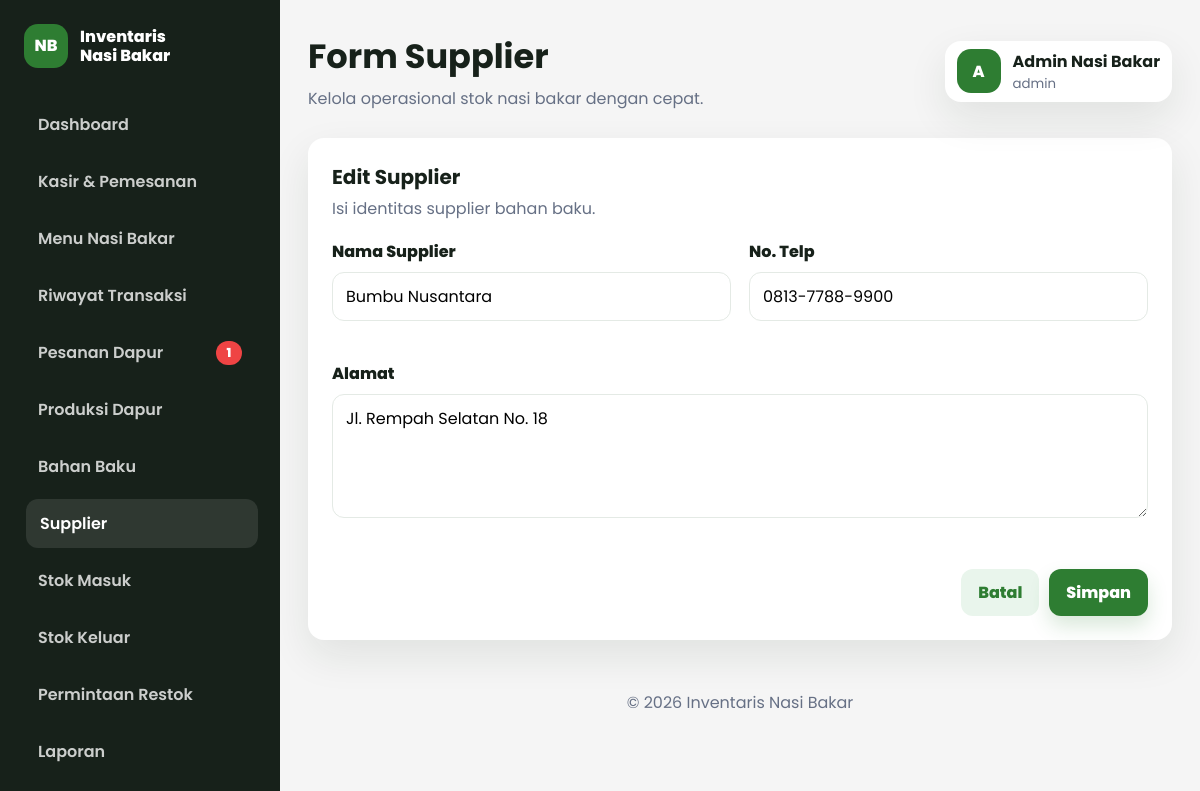
/dashboard/supplier/form.php?id=4 (signed in), run on the app's committed database.
### tables this page shows
CREATE TABLE supplier (
    id INT AUTO_INCREMENT PRIMARY KEY,
    nama_supplier VARCHAR(120) NOT NULL,
    no_telp VARCHAR(30) NOT NULL,
    alamat TEXT NOT NULL
);

### includes/functions.php (called while the page is built, shortened)
<?php
function e(?string $value): string
{
    return htmlspecialchars((string) $value, ENT_QUOTES, 'UTF-8');
}
function fetch_one_stmt(mysqli_stmt $stmt): ?array
{
    mysqli_stmt_execute($stmt);
    $result = mysqli_stmt_get_result($stmt);
    $row = mysqli_fetch_assoc($result);
    return $row ?: null;
}

### dashboard/supplier/form.php (the view, shortened to what this page needs)
<?php
require_once __DIR__ . '/../../config/koneksi.php';
require_once __DIR__ . '/../../includes/functions.php';
$id = (int) ($_GET['id'] ?? 0);
$data = ['nama_supplier' => '', 'no_telp' => '', 'alamat' => ''];
if ($id > 0) {
    $stmt = mysqli_prepare($conn, 'SELECT * FROM supplier WHERE id = ?');
    mysqli_stmt_bind_param($stmt, 'i', $id);
    $data = fetch_one_stmt($stmt) ?: $data;
}
include __DIR__ . '/../../includes/header.php';
?>
<section class="panel form-panel">
    <div class="panel-header">
        <div>
            <h2><?= $id ? 'Edit Supplier' : 'Tambah Supplier'; ?></h2>
            <p>Isi identitas supplier bahan baku.</p>
        </div>
    </div>
    <form class="data-form" action="simpan.php" method="post" data-validate>
        <div class="form-grid">
            <div class="form-group">
                <label for="nama_supplier">Nama Supplier</label>
                <input id="nama_supplier" name="nama_supplier" value="<?= e($data['nama_supplier']); ?>" required>
                <small class="error-message"></small>
            </div>
            <div class="form-group">
                <label for="no_telp">No. Telp</label>
                <input id="no_telp" name="no_telp" value="<?= e($data['no_telp']); ?>" required>
                <small class="error-message"></small>
            </div>
            <div class="form-group full">
                <label for="alamat">Alamat</label>
                <textarea id="alamat" name="alamat" rows="4" required><?= e($data['alamat']); ?></textarea>
                <small class="error-message"></small>
            </div>
        </div>
        <div class="form-actions">
            <a class="btn btn-secondary" href="index.php">Batal</a>
            <button class="btn btn-primary" type="submit">Simpan</button>
        </div>
    </form>
</section>
<?php include __DIR__ . '/../../includes/footer.php'; ?>

### assets/css/dashboard.css (style rules this page uses)
:root { --primary: #2E7D32; --primary-dark: #1B5E20; --secondary: #F5F5F5; --accent: #FFC107; --danger: #EF4444; --text: #17211A; --muted: #667085; --border: #E4EAE5; --white: #FFFFFF; --shadow: 0 16px 40px rgba(22, 39, 24, 0.09); }
* { box-sizing: border-box; }
body { margin: 0; font-family: "Poppins", sans-serif; color: var(--text); background: var(--secondary); overflow-x: hidden; }
a { color: inherit; text-decoration: none; }
button, input, textarea, select { font: inherit; }
.stat-card, .panel { border-radius: 16px; background: var(--white); box-shadow: var(--shadow); }
.panel { padding: 24px; margin-bottom: 24px; }
.panel-header { display: flex; align-items: center; justify-content: space-between; gap: 16px; margin-bottom: 18px; min-width: 0; }
.panel-header h2 { margin: 0; font-size: 1.25rem; overflow-wrap: anywhere; }
.panel-header p { margin: 4px 0 0; color: var(--muted); }
.btn, .btn-small { min-height: 44px; display: inline-flex; align-items: center; justify-content: center; border: 1px solid transparent; border-radius: 12px; padding: 10px 16px; font-weight: 800; cursor: pointer; transition: background 0.2s ease, transform 0.2s ease, box-shadow 0.2s ease; text-align: center; white-space: normal; }
.btn-primary { background: var(--primary); color: var(--white); box-shadow: 0 10px 20px rgba(46, 125, 50, 0.18); }
.btn-secondary { background: #E9F5EC; color: var(--primary); }
.data-form { width: 100%; }
.form-grid { display: grid; grid-template-columns: repeat(2, minmax(0, 1fr)); gap: 18px; }
.form-group.full { grid-column: 1 / -1; }
.form-group label { display: block; margin-bottom: 8px; font-weight: 800; }
.form-group input, .form-group select, .form-group textarea { width: 100%; min-height: 46px; border: 1px solid var(--border); border-radius: 12px; padding: 11px 13px; background: var(--white); outline: none; transition: border-color 0.2s ease, box-shadow 0.2s ease; }
.form-group textarea { resize: vertical; }
.error-message { min-height: 18px; display: block; margin-top: 4px; color: var(--danger); font-size: 0.82rem; }
.form-actions { display: flex; justify-content: flex-end; gap: 10px; margin-top: 22px; }

### data on the page
supplier: nama_supplier "Bumbu Nusantara", no_telp "0813-7788-9900", alamat "Jl. Rempah Selatan No. 18"

### other printed values
$sidebarNotifPesananBaru "1"
$pageTitle "Form Supplier"
$initial "A"
$adminName "Admin Nasi Bakar"
$roleLabel "admin"
